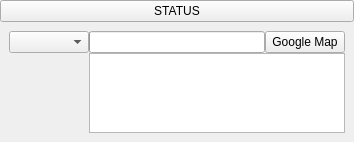
        <widget class="DataFrame" name="waybillStatusMainFrame">
         <layout class="QVBoxLayout" name="verticalLayout_4">
          <property name="spacing">
           <number>0</number>
          </property>
          <property name="leftMargin">
           <number>0</number>
          </property>
          <property name="topMargin">
           <number>0</number>
          </property>
          <property name="rightMargin">
           <number>0</number>
          </property>
          <property name="bottomMargin">
           <number>0</number>
          </property>
          <item>
           <widget class="QPushButton" name="waybillStatusTitle">
            <property name="sizePolicy">
             <sizepolicy hsizetype="Preferred" vsizetype="Preferred">
              <horstretch>0</horstretch>
              <verstretch>0</verstretch>
             </sizepolicy>
            </property>
            <property name="text">
             <string>STATUS</string>
            </property>
            <property name="checkable">
             <bool>true</bool>
            </property>
           </widget>
          </item>
          <item>
           <widget class="QWidget" name="waybillStatusWidget" native="true">
            <layout class="QGridLayout" name="gridLayout_55">
             <item row="0" column="0">
              <widget class="WidgetGroup" name="waybillStatusWidget_2" native="true">
               <layout class="QGridLayout" name="gridLayout_31">
                <property name="leftMargin">
                 <number>0</number>
                </property>
                <property name="topMargin">
                 <number>0</number>
                </property>
                <property name="rightMargin">
                 <number>0</number>
                </property>
                <property name="bottomMargin">
                 <number>0</number>
                </property>
                <property name="spacing">
                 <number>0</number>
                </property>
                <item row="1" column="0">
                 <widget class="QComboBox" name="waybillStatusComboBox">
                  <property name="sizePolicy">
                   <sizepolicy hsizetype="Minimum" vsizetype="Preferred">
                    <horstretch>0</horstretch>
                    <verstretch>0</verstretch>
                   </sizepolicy>
                  </property>
                 </widget>
                </item>
                <item row="2" column="0">
                 <widget class="QLabel" name="waybillStatusImageLabel">
                  <property name="sizePolicy">
                   <sizepolicy hsizetype="Fixed" vsizetype="Fixed">
                    <horstretch>0</horstretch>
                    <verstretch>0</verstretch>
                   </sizepolicy>
                  </property>
                  <property name="minimumSize">
                   <size>
                    <width>80</width>
                    <height>80</height>
                   </size>
                  </property>
                  <property name="maximumSize">
                   <size>
                    <width>80</width>
                    <height>80</height>
                   </size>
                  </property>
                  <property name="text">
                   <string/>
                  </property>
                  <property name="pixmap">
                   <pixmap resource="../Gui.qrc">:/Gui/Icon/Warnings/Medium/Error.png</pixmap>
                  </property>
                  <property name="alignment">
                   <set>Qt::AlignCenter</set>
                  </property>
                 </widget>
                </item>
                <item row="1" column="1">
                 <widget class="QProgressBar" name="waybillStatusProgressBar">
                  <property name="sizePolicy">
                   <sizepolicy hsizetype="Expanding" vsizetype="Preferred">
                    <horstretch>0</horstretch>
                    <verstretch>0</verstretch>
                   </sizepolicy>
                  </property>
                  <property name="alignment">
                   <set>Qt::AlignCenter</set>
                  </property>
                 </widget>
                </item>
                <item row="1" column="2">
                 <widget class="QPushButton" name="waybillStatusGoogleMapPushButton">
                  <property name="sizePolicy">
                   <sizepolicy hsizetype="Minimum" vsizetype="Preferred">
                    <horstretch>0</horstretch>
                    <verstretch>0</verstretch>
                   </sizepolicy>
                  </property>
                  <property name="text">
                   <string>Google Map</string>
                  </property>
                 </widget>
                </item>
                <item row="2" column="1" colspan="2">
                 <widget class="QTextEdit" name="waybillStatusCommentTextEdit">
                  <property name="sizePolicy">
                   <sizepolicy hsizetype="Expanding" vsizetype="Fixed">
                    <horstretch>0</horstretch>
                    <verstretch>0</verstretch>
                   </sizepolicy>
                  </property>
                  <property name="minimumSize">
                   <size>
                    <width>0</width>
                    <height>80</height>
                   </size>
                  </property>
                  <property name="maximumSize">
                   <size>
                    <width>16777215</width>
                    <height>80</height>
                   </size>
                  </property>
                 </widget>
                </item>
               </layout>
              </widget>
             </item>
            </layout>
           </widget>
          </item>
         </layout>
        </widget>
